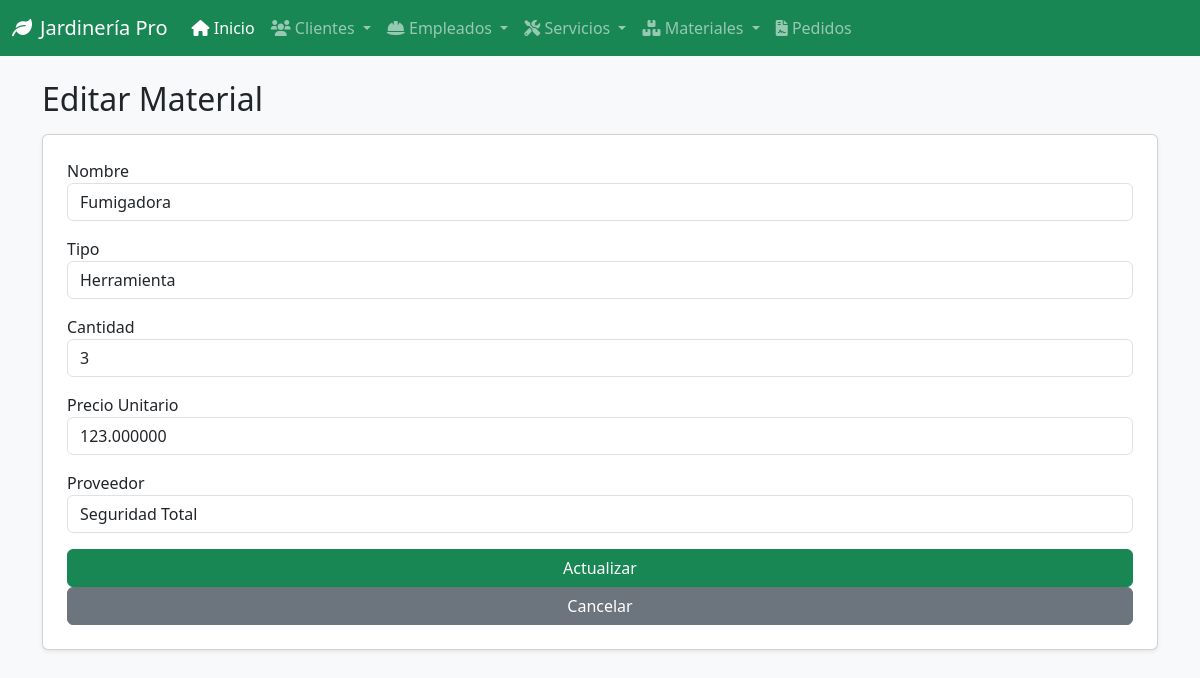
Page /materiales/actualizar/1/ on the committed database.
### gestion/models.py (models this page shows, shortened)
class Material(models.Model):
    nombre = models.CharField(max_length=100)
    tipo = models.CharField(max_length=100, help_text="Ej: Herramienta, Insumo, Maquinaria")
    cantidad = models.IntegerField()
    precio = models.DecimalField(max_digits=10, decimal_places=2)
    proveedor = models.CharField(max_length=100)

### gestion/views.py (the view, shortened to what this page needs)
# urls.py: path('materiales/actualizar/<int:material_id>/', views.actualizar_material, name='actualizar_material'),
def actualizar_material(request, material_id):
    material = get_object_or_404(Material, pk=material_id)
    return render(request, 'material/actualizar_material.html', {'material': material})

### templates/material/actualizar_material.html (shortened to what this page needs)
{% extends 'base.html' %}
{% block content %}
<h2 class="mb-3">Editar Material</h2>
<form method="post" class="card p-4 shadow-sm">
    <div class="mb-3"><label>Nombre</label><input type="text" name="nombre" value="{{ material.nombre }}" class="form-control" required></div>
    <div class="mb-3"><label>Tipo</label><input type="text" name="tipo" value="{{ material.tipo }}" class="form-control" required></div>
    <div class="mb-3"><label>Cantidad</label><input type="number" name="cantidad" value="{{ material.cantidad }}" class="form-control" required></div>
    <div class="mb-3"><label>Precio Unitario</label><input type="number" step="0.01" name="precio" value="{{ material.precio|stringformat:'f' }}" class="form-control" required></div>
    <div class="mb-3"><label>Proveedor</label><input type="text" name="proveedor" value="{{ material.proveedor }}" class="form-control" required></div>
    <button type="submit" class="btn btn-success">Actualizar</button>
    <a href="{% url 'ver_materiales' %}" class="btn btn-secondary">Cancelar</a>
</form>
{% endblock %}

### rows in the picture
Material: nombre "Fumigadora", tipo "Herramienta", cantidad "3", precio "123.000000", proveedor "Seguridad Total"
